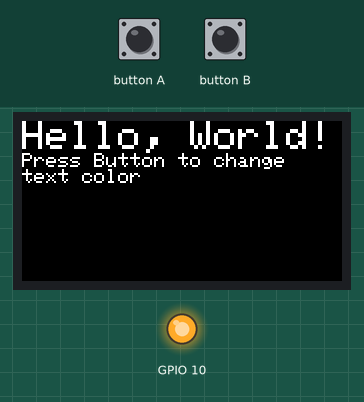
Simulated run of this sketch. Board: ESP32. Shown: 160×80 colour display, output pins drawn as LEDs (lit = HIGH). Inputs (shaded band) come from the test bench.

Above: at 1.3 s.
1.4 s: button A pressed for 0.15 s
At 2.6 s:
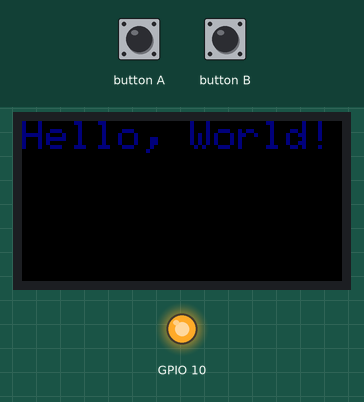
3.0 s: button A pressed for 1 s
At 5.0 s:
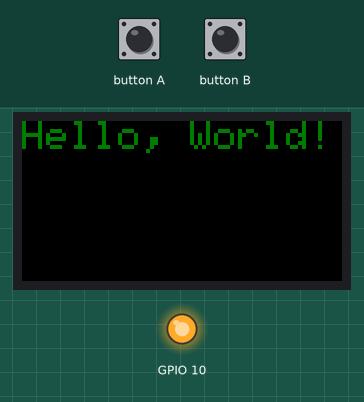
5.5 s: button A pressed for 0.15 s
At 6.8 s:
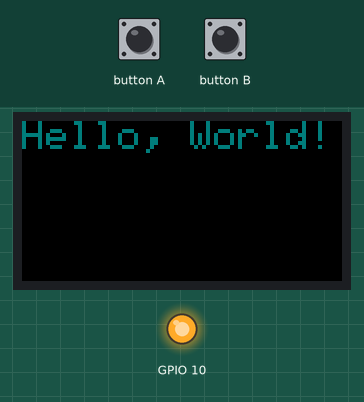
7.1 s: button A pressed for 3.2 s
At 11.0 s:
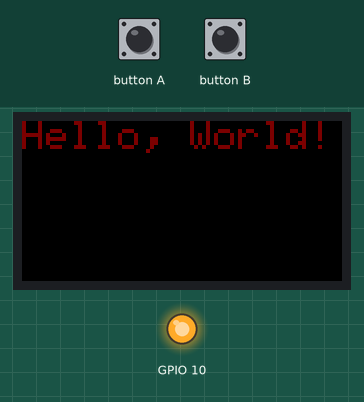
11.8 s: button A pressed for 0.15 s
At 12.9 s:
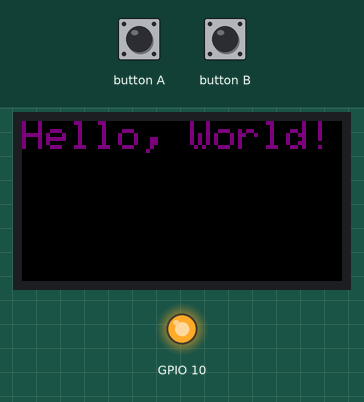
13.4 s: button B pressed for 0.15 s
At 14.0 s:
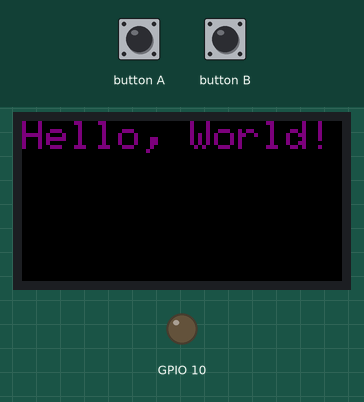
Timing chart, 0 to 16.0 s (numbered marks = the images above; inputs shaded):
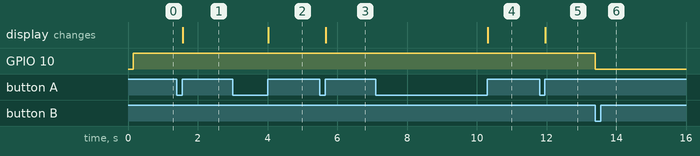

The sketch:

M5_StickC_Hello.ino
```cpp
#include <M5StickC.h>

int n = 0;

// the setup routine runs once when M5StickC starts up
void setup(){
  // Initialize the M5StickC object
  M5.begin();

  // Internal red LED
  pinMode(M5_LED, OUTPUT);
  digitalWrite(M5_LED, HIGH);

  // LCD display
  M5.Lcd.setRotation(1);
  M5.Lcd.setTextSize(2),
  M5.Lcd.println("Hello, World!");
  M5.Lcd.setTextSize(1),
  M5.Lcd.println("Press Button to change");
  M5.Lcd.println("text color");
  M5.Lcd.setTextSize(2);
}

// the loop routine runs over and over again forever
void loop() {

  if (M5.BtnA.wasReleased()) {
    n++;
    if (n>18) n = 0;
    // Change colour text
    switch (n) {
      case  0: M5.Lcd.setTextColor(TFT_WHITE, TFT_BLACK); break;
      case  1: M5.Lcd.setTextColor(TFT_NAVY, TFT_BLACK); break;
      case  2: M5.Lcd.setTextColor(TFT_DARKGREEN, TFT_BLACK); break;
      case  3: M5.Lcd.setTextColor(TFT_DARKCYAN, TFT_BLACK); break;
      case  4: M5.Lcd.setTextColor(TFT_MAROON, TFT_BLACK); break;
      case  5: M5.Lcd.setTextColor(TFT_PURPLE, TFT_BLACK); break;
      case  6: M5.Lcd.setTextColor(TFT_OLIVE, TFT_BLACK); break;
      case  7: M5.Lcd.setTextColor(TFT_LIGHTGREY, TFT_BLACK); break;
      case  8: M5.Lcd.setTextColor(TFT_DARKGREY, TFT_BLACK); break;
      case  9: M5.Lcd.setTextColor(TFT_BLUE, TFT_BLACK); break;
      case 10: M5.Lcd.setTextColor(TFT_GREEN, TFT_BLACK); break;
      case 11: M5.Lcd.setTextColor(TFT_CYAN, TFT_BLACK); break;
      case 12: M5.Lcd.setTextColor(TFT_RED, TFT_BLACK); break;
      case 13: M5.Lcd.setTextColor(TFT_MAGENTA, TFT_BLACK); break;
      case 14: M5.Lcd.setTextColor(TFT_YELLOW, TFT_BLACK); break;
      case 15: M5.Lcd.setTextColor(TFT_ORANGE, TFT_BLACK); break;
      case 16: M5.Lcd.setTextColor(TFT_GREENYELLOW, TFT_BLACK); break;
      case 17: M5.Lcd.setTextColor(TFT_PINK, TFT_BLACK); break;
      case 18: M5.Lcd.setTextColor(TFT_BLACK, TFT_WHITE); break;
    }
    M5.Lcd.fillScreen(TFT_BLACK);
    M5.Lcd.setCursor(0, 0);
    M5.Lcd.print("Hello, World!");
  }

  if (M5.BtnB.wasPressed()) {
    // Toggle LED state
    digitalWrite(M5_LED, !digitalRead(M5_LED));
  }


  M5.update();
  checkAXPPress();
}

void checkAXPPress()
{
  // 0x01 long press(1s), 0x02 press
  uint8_t press = M5.Axp.GetBtnPress();
  if (press == 0x01)
  {
    // Power off
    M5.Axp.PowerOff();
  }
  else if (press == 0x02)
  {
    // Restart
    esp_restart();
  }
}
```

Measured:
- after the input at 1.4 s, the display: changes after 0.17 s (image 1)
- after the input at 3.0 s, the display: changes after 1.0 s (image 2)
- after the input at 5.5 s, the display: changes after 0.17 s (image 3)
- after the input at 7.1 s, the display: changes after 3.2 s (image 4)
- after the input at 11.8 s, the display: changes after 0.17 s (image 5)
- after the input at 13.4 s, GPIO 10: HIGH → LOW at once
